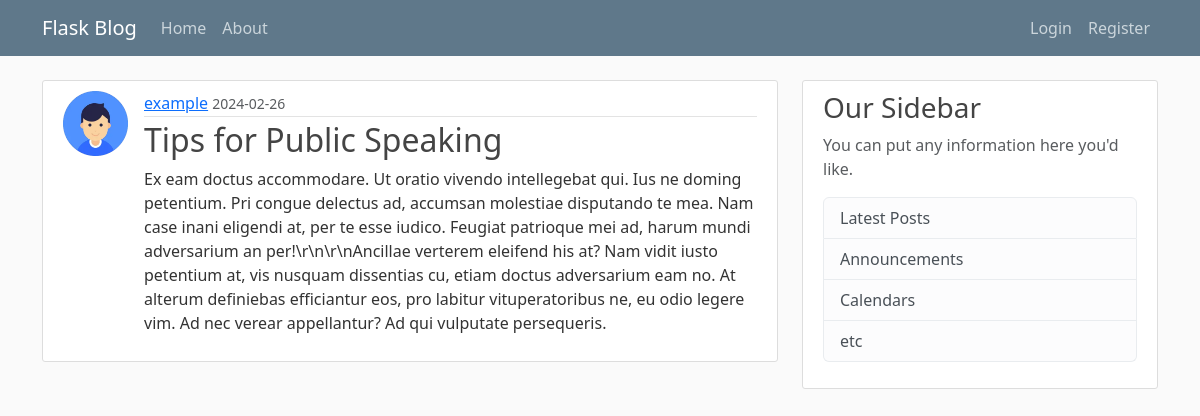
Page /post/13 on the committed database.
### flaskblog/models.py (models this page shows, shortened)
class User(db.Model, UserMixin):
    id = db.Column(db.Integer, primary_key=True)
    username = db.Column(db.String(20), unique=True, nullable=False)
    email = db.Column(db.String(120), unique=True, nullable=False)
    image_file = db.Column(db.String(20), nullable=False, default='default.jpg')
    password = db.Column(db.String(60), nullable=False)
    posts = db.relationship('Post', backref='author', lazy=True)

class Post(db.Model):
    id = db.Column(db.Integer, primary_key=True)
    title = db.Column(db.String(100), nullable=False)
    date_posted = db.Column(db.DateTime, nullable=False, default=datetime.utcnow)
    content = db.Column(db.Text, nullable=False)
    user_id = db.Column(db.Integer, db.ForeignKey('user.id'), nullable=False)

### flaskblog/routes.py (the view)
@app.route("/post/<int:post_id>")
def post(post_id):
    post = Post.query.get_or_404(post_id)
    return render_template('post.html', title= post.title, post= post)

### flaskblog/templates/post.html (shortened to what this page needs)
{% extends 'layout.html' %}
{% block content %}
    <article class="media content-section" style= "display: flex;">
        <img class= "rounded-circle, article-img" src= "{{ url_for('static', filename= 'profile_pics/' + post.author.image_file) }}">
        <div class="media-body">
        <div class="article-metadata">
            <a class="mr-2" href="{{ url_for('user_posts', username= post.author.username) }}">{{ post.author.username }}</a>
            <small class="text-muted">{{ post.date_posted.strftime('%Y-%m-%d') }}</small>
        </div>
        <h2 class= "article-title">{{ post.title }}</h2>
        <p class="article-content">{{ post.content }}</p>
        </div>
    </article>
{% endblock content %}

### flaskblog/static/main.css (style rules this page uses)
body { background: #fafafa; color: #333333; margin-top: 5rem; }
h1, h2, h3, h4, h5, h6 { color: #444444; }
.content-section { background: #ffffff; padding: 10px 20px; border: 1px solid #dddddd; border-radius: 3px; margin-bottom: 20px; }
.article-title { color: #444444; }
.article-content { white-space: pre-line; }
.article-img { height: 65px; width: 65px; margin-right: 16px; }
.article-metadata { padding-bottom: 1px; margin-bottom: 4px; border-bottom: 1px solid #e3e3e3 }

### rows in the picture
User: image_file (picture), author.username "example"
Post: date_posted "2024-02-26", title "Tips for Public Speaking", content "Ex eam doctus accommodare. Ut oratio vivendo intellegebat qui. Ius ne doming petentium. Pri congue delectus ad, accumsan molestiae disputando te mea. Nam case inani eligendi at, per te esse iudico. Feugiat patrioque mei ad, harum mundi adversarium an per!\\r\\n\\r\\nAncillae verterem eleifend his at? Nam vidit iusto petentium at, vis nusquam dissentias cu, etiam doctus adversarium eam no. At alterum definiebas efficiantur eos, pro labitur vituperatoribus ne, eu odio legere vim. Ad nec verear appellantur? Ad qui vulputate persequeris."
